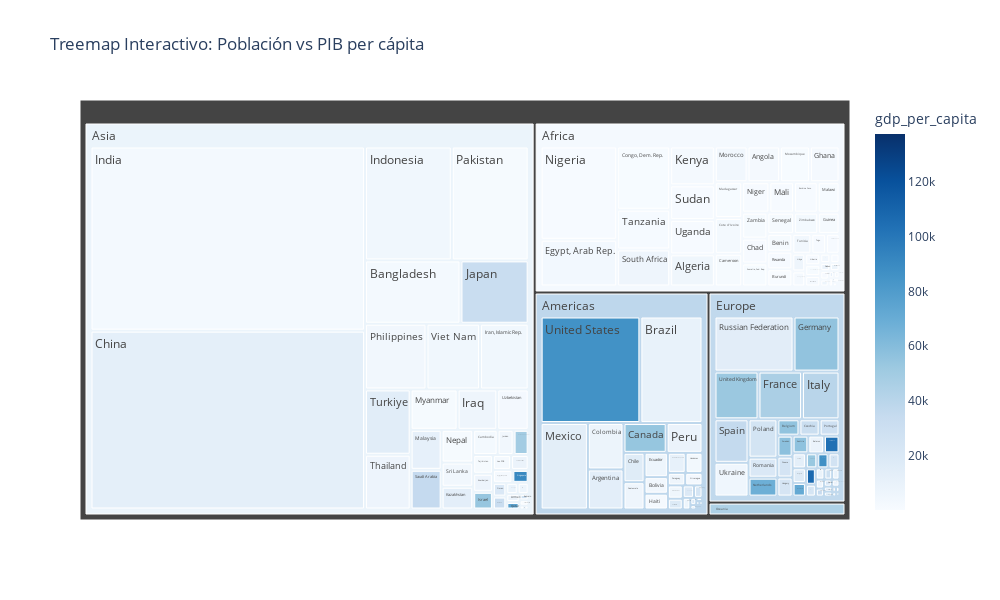

Write notebook code for a chart like this one.
### Markdown cell above
## Part 1 – Treemap (Static & Interactive)

Los treemaps son ideales para mostrar proporciones jerárquicas. Aquí creamos tanto una versión estática con squarify como una interactiva con Plotly.

### Code cell
# ============================================================================
# PART 1: TREEMAP (STATIC & INTERACTIVE) - COMPLETO
# ============================================================================

print("=== PART 1: TREEMAP ANALYSIS ===")

# --- Treemap estático con Squarify ---
print("\n1. Treemap Estático con Squarify")
plt.figure(figsize=(12, 8))

# Agrupar por continente
continent_pop = data_clean.groupby('continent')['population'].sum().reset_index()
continent_pop = continent_pop.sort_values('population', ascending=False)

# Crear treemap estático
squarify.plot(sizes=continent_pop['population'], 
              label=continent_pop['continent'],
              alpha=0.8,
              color=plt.cm.Set3.colors)

plt.title('Treemap Estático: Distribución Poblacional por Continente', 
          fontsize=14, weight='bold', pad=20)
plt.axis('off')
plt.tight_layout()
plt.show()

# --- Treemap interactivo con Plotly ---
print("\n2. Treemap Interactivo con Plotly")
fig = px.treemap(data_clean,
                 path=['continent', 'country'],
                 values='population',
                 color='gdp_per_capita',
                 color_continuous_scale='Blues',
                 title='Treemap Interactivo: Población vs PIB per cápita')

fig.update_layout(width=1000, height=600)
fig.show()

print(" Treemaps generados correctamente")

# --- Análisis de resultados ---
print("\n ANÁLISIS DE TREEMAPS:")
print("Regiones con mayor concentración poblacional:")
top_continents = continent_pop.head(3)
for _, row in top_continents.iterrows():
    percentage = (row['population'] / continent_pop['population'].sum()) * 100
    print(f"- {row['continent']}: {row['population']:,.0f} habitantes ({percentage:.1f}%)")

print(f"\nTotal población mundial: {continent_pop['population'].sum():,.0f} habitantes")

### Figure 1 — Plotly figure (JSON) as saved in the notebook; plotly's stock layout.template omitted (floating-point values rounded to 4 significant figures; data arrays with more than 128 entries replaced by an {"elided": "..."} marker saying what was removed)
{"data": [{"branchvalues": "total", "customdata": {"elided": "179x1 float values"}, "domain": {"x": [0, 1], "y": [0, 1]}, "hovertemplate": "labels=%{label}<br>population=%{value}<br>parent=%{parent}<br>id=%{id}<br>gdp_per_capita=%{color}<extra></extra>", "ids": {"elided": "179 str values"}, "labels": {"elided": "179 str values"}, "marker": {"coloraxis": "coloraxis", "colors": {"elided": "179 float values"}}, "name": "", "parents": {"elided": "179 str values"}, "type": "treemap", "values": {"elided": "179 float values"}}], "layout": {"coloraxis": {"colorbar": {"title": {"text": "gdp_per_capita"}}, "colorscale": [[0, "rgb(247,251,255)"], [0.125, "rgb(222,235,247)"], [0.25, "rgb(198,219,239)"], [0.375, "rgb(158,202,225)"], [0.5, "rgb(107,174,214)"], [0.625, "rgb(66,146,198)"], [0.75, "rgb(33,113,181)"], [0.875, "rgb(8,81,156)"], [1, "rgb(8,48,107)"]]}, "height": 600, "legend": {"tracegroupgap": 0}, "title": {"text": "Treemap Interactivo: Población vs PIB per cápita"}, "width": 1000}}
